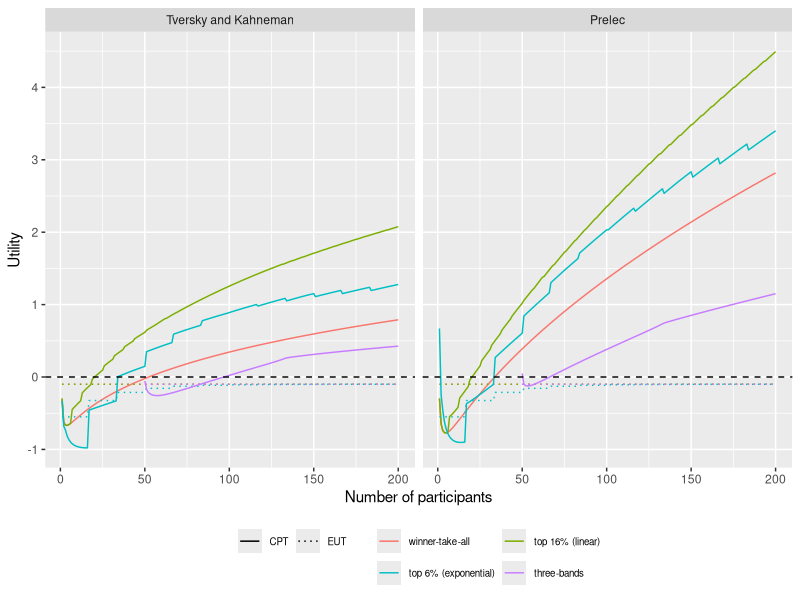
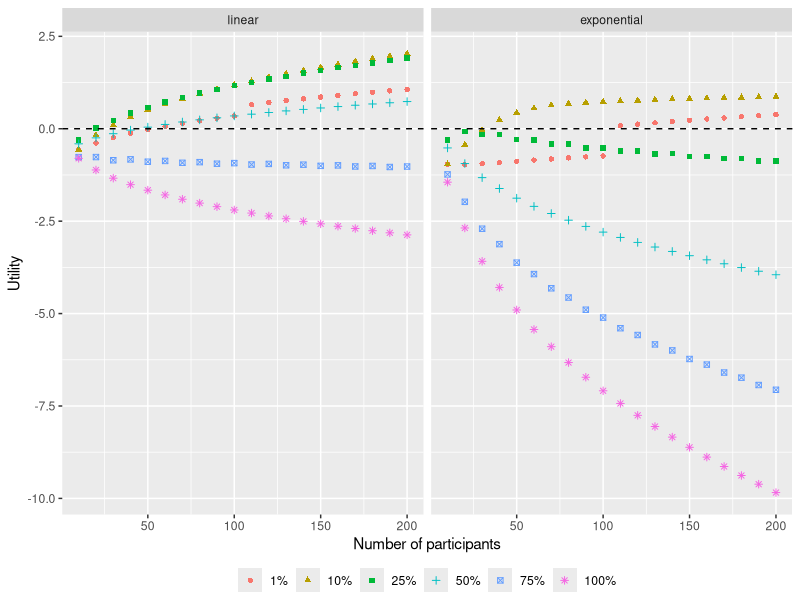
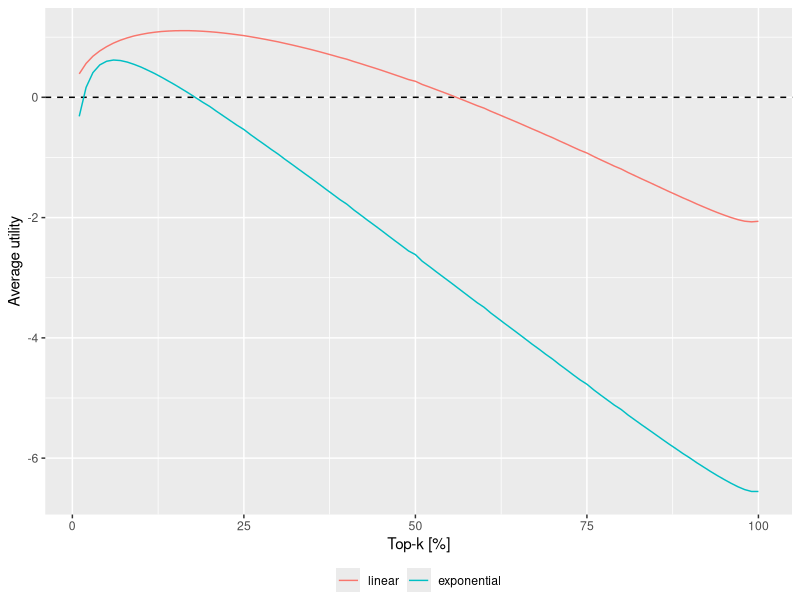
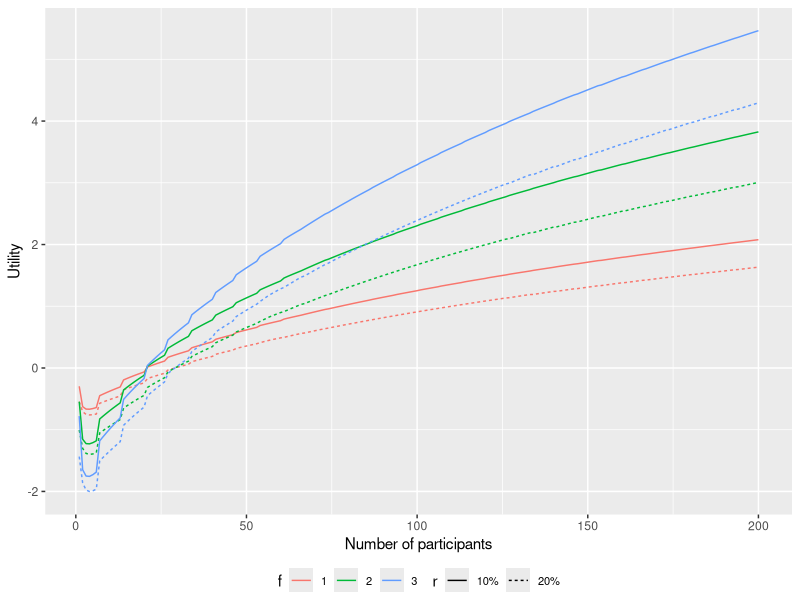
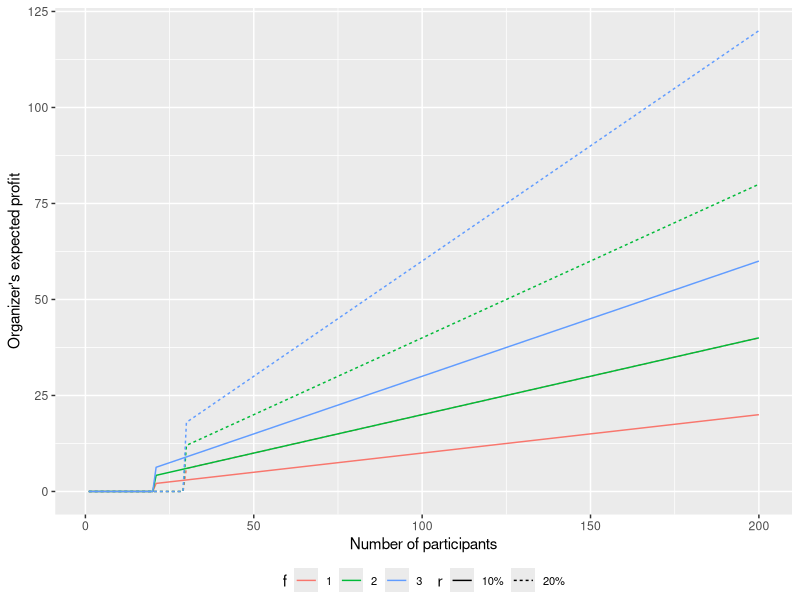

Write the R code that produced these figures, in order.
require("tidyverse")

save_dir <- "./plots/"

pi <- function(x, func = "Tversky and Kahneman") {
  if (func == "Tversky and Kahneman") {
    delta <- 0.65
    x^delta / (x^delta + (1 - x)^delta)^(1 / delta)
  } else if (func == "Prelec") {
    alpha <- 0.65
    beta <- 1
    exp(-beta * (-log(x))^alpha)
  }
}

v <- function(x, func = "Tversky and Kahneman") {
  if (func %in% c("Tversky and Kahneman", "Prelec")) {
    alpha <- 0.88
    lambda <- 2.25
    ifelse(x >= 0, x^alpha, -lambda * (-x)^alpha)
  }
}

utility_top_k <- function(theory, n, total, fee, top_k_weighting, top_k_ratio,
                          func) {
  if (top_k_ratio <= 0 || top_k_ratio > 100) {
    stop("top_k_ratio must be between 0 and 100 [%]")
  }
  k <- ceiling(n * top_k_ratio / 100)

  if (top_k_weighting == "linear") {
    denom <- k * (k + 1) / 2
    if (theory == "EUT") {
      1 / n * sum(total * (k:1) / denom - fee) + (1 - k / n) * (-fee)
    } else if (theory == "CPT") {
      pi(1 / n, func) * sum(v(total * (k:1) / denom - fee, func)) +
        pi(1 - k / n, func) * v(-fee, func)
    }
  } else if (top_k_weighting == "exponential") {
    if (theory == "EUT") {
      1 / n * sum(total * (1 / 2)^(1:k) - fee) + (1 - k / n) * (-fee)
    } else if (theory == "CPT") {
      pi(1 / n, func) * sum(v(total * (1 / 2)^(1:k) - fee), func) +
        pi(1 - k / n, func) * v(-fee, func)
    }
  }
}

calc_utility <- function(theory, mechanism, n, r, fee, func,
                         top_k_weighting, top_k_ratio) {
  total <- n * (1 - r) * fee
  if (theory == "EUT") {
    # under expected utility maximizer
    if (mechanism == "winner-take-all") {
      1 / n * (total - fee) + (1 - 1 / n) * (-fee)
    } else if (stringr::str_detect(mechanism, "^top")) {
      utility_top_k(theory, n, total, fee, top_k_weighting, top_k_ratio, func)
    } else if (mechanism == "three-bands") {
      if (n < 50) {
        NA
      } else {
        1 / n * (total / 3 - fee) +
          9 / n * (total / 3 / 9 - fee) +
          40 / n * (total / 3 / 40 - fee) +
          (1 - 50 / n) * (-fee)
      }
    }
  } else if (theory == "CPT") {
    # under cumulative prospect theory
    if (mechanism == "winner-take-all") {
      pi(1 / n, func) * v(total - fee, func) +
        pi(1 - 1 / n, func) * v(-fee, func)
    } else if (stringr::str_detect(mechanism, "^top")) {
      utility_top_k(theory, n, total, fee, top_k_weighting, top_k_ratio, func)
    } else if (mechanism == "three-bands") {
      if (n < 50) {
        NA
      } else {
        pi(1 / n, func) * v(total / 3 - fee, func) +
          pi(9 / n, func) * v(total / 3 / 9 - fee, func) +
          pi(40 / n, func) * v(total / 3 / 40 - fee, func) +
          pi(1 - 50 / n, func) * v(-fee, func)
      }
    }
  }
}
################################################################################
## utility versus number of participants (with different v and p, EUT vs CPT)  ##
################################################################################
# theory: whether participants' behavior is assumed to be EUT or CPT
# mechanism: game rule that determines how rewards are given to participants
# n: number of participants
# r: how much an organizer takes
# fee: fee paid by a participant
# func: which value and weighting functions are used
# top-k: k denotes how much participants would receive prizes in %
# top-k-weighting: how prizes are split in top-k mechanisms
parameters <- expand.grid(
  theory = factor(c("CPT", "EUT"), levels = c("CPT", "EUT")),
  mechanism = c(
    "winner-take-all",
    "top 16% (linear)",
    "top 6% (exponential)",
    "three-bands"
  ),
  n = 1:200,
  r = 0.1,
  fee = 1,
  func = c("Tversky and Kahneman", "Prelec")
) %>%
  # extract top_k_ratio for top-k
  dplyr::rowwise() %>%
  dplyr::mutate(
    top_k_ratio = ifelse(
      stringr::str_detect(mechanism, "^top"),
      stringr::str_extract(mechanism, "\\d+") %>% as.numeric(),
      NA
    ),
    top_k_weighting = ifelse(
      stringr::str_detect(mechanism, "^top"),
      stringr::str_match(mechanism, "\\((\\w+)\\)") %>% .[2],
      NA
    )
  )

tmp <- parameters %>%
  purrr::pmap(calc_utility) %>%
  unlist()
utility_participants <- bind_cols(parameters, utility = tmp)

p <- utility_participants %>%
  ggplot(aes(x = n, y = utility, color = mechanism, linetype = theory)) +
  geom_line() +
  geom_hline(yintercept = 0, linetype = "dashed") +
  xlab("Number of participants") +
  ylab("Utility") +
  scale_linetype_manual(values = c("solid", "dotted")) +
  theme(
    legend.title = element_blank(),
    legend.position = "bottom",
    legend.text = element_text(size = 7),
    legend.box = "horizontal",
    legend.background = element_blank()
  ) +
  guides(
    shape = guide_legend(nrow = 2, byrow = TRUE),
    color = guide_legend(nrow = 2, byrow = TRUE)
  ) +
  facet_wrap(. ~ func, scales = "fixed")

ggsave(
  filename = paste0(save_dir, "utility_participants.pdf"), plot = p,
  width = 4.5, height = 3.5
)

################################################################################
## utility versus number of participants (with different k) ##
################################################################################
parameters <- expand.grid(
  theory = "CPT",
  top_k_ratio = 1:100,
  top_k_weighting = c("linear", "exponential"),
  n = 1:200,
  r = 0.1,
  fee = 1,
  func = "Tversky and Kahneman"
) %>%
  dplyr::rowwise() %>%
  dplyr::mutate(
    mechanism =
      paste0("top ", top_k_ratio, "% (", top_k_weighting, ")")
  ) %>%
  dplyr::select(
    theory, mechanism, n, r, fee, func, top_k_weighting,
    top_k_ratio
  )

tmp <- parameters %>%
  purrr::pmap(calc_utility) %>%
  unlist()
utility_participants <- bind_cols(parameters, utility = tmp)

p <- utility_participants %>%
  dplyr::filter(n %in% seq(10, 200, by = 10)) %>%
  dplyr::filter(top_k_ratio %in% c(1, 10, 25, 50, 75, 100)) %>%
  dplyr::mutate(top_k_ratio = paste0(top_k_ratio, "%")) %>%
  dplyr::mutate(
    top_k_ratio =
      factor(top_k_ratio, levels = c("1%", "10%", "25%", "50%", "75%", "100%"))
  ) %>%
  ggplot(aes(
    x = n, y = utility, shape = top_k_ratio, color = top_k_ratio,
    group = top_k_weighting
  )) +
  # geom_line() +
  geom_point() +
  geom_hline(yintercept = 0, linetype = "dashed") +
  scale_x_continuous(n.breaks = 5) +
  xlab("Number of participants") +
  ylab("Utility") +
  theme(
    legend.title = element_blank(),
    legend.position = "bottom",
    # legend.text = element_text(size = 6),
    legend.margin = margin(t = 0, unit = "cm")
  ) +
  guides(
    shape = guide_legend(nrow = 1, byrow = TRUE),
    color = guide_legend(nrow = 1, byrow = TRUE)
  ) +
  facet_wrap(. ~ top_k_weighting, scales = "fixed")

ggsave(
  filename = paste0(save_dir, "utility_participants_rank_weight.pdf"), plot = p,
  width = 4.5, height = 3
)

################################################################################
## average utility versus number of participants (with different k)           ##
################################################################################
p <- utility_participants %>%
  dplyr::group_by(top_k_ratio, top_k_weighting) %>%
  dplyr::summarize(utility = mean(utility)) %>%
  ggplot(aes(x = top_k_ratio, y = utility, color = top_k_weighting)) +
  # geom_vline(xintercept = 6, linetype = "dashed", color = "gray60") +
  # geom_vline(xintercept = 16, linetype = "dashed", color = "gray60") +
  geom_hline(yintercept = 0, linetype = "dashed") +
  geom_line() +
  # geom_text(x = 6, y = 2, label = "6%", color = "gray60") +
  # geom_text(x = 16, y = 2, label = "16%", color = "gray60") +
  # ylim(-7, 2.5) +
  xlab("Top-k [%]") +
  ylab("Average utility") +
  theme(
    legend.title = element_blank(),
    legend.position = "bottom",
    legend.margin = margin(t = 0, unit = "cm")
  )

ggsave(
  filename = paste0(save_dir, "utility_participants_rank_weight_average.pdf"),
  plot = p, width = 4, height = 3
)

# which k gives us the highest average utility?
utility_participants %>%
  dplyr::group_by(top_k_ratio, top_k_weighting) %>%
  dplyr::summarize(utility = mean(utility), .groups = "drop") %>%
  dplyr::group_by(top_k_weighting) %>%
  dplyr::slice(which.max(utility))

################################################################################
parameters <- expand.grid(
  theory = "CPT",
  top_k_ratio = 15,
  top_k_weighting = "linear",
  n = 1:200,
  r = c(0.1, 0.2),
  fee = 1:3,
  func = "Tversky and Kahneman"
) %>%
  dplyr::rowwise() %>%
  dplyr::mutate(
    mechanism =
      paste0("top ", top_k_ratio, "% (", top_k_weighting, ")")
  ) %>%
  dplyr::select(
    theory, mechanism, n, r, fee, func, top_k_weighting, top_k_ratio
  )

tmp <- parameters %>%
  purrr::pmap(calc_utility) %>%
  unlist()
utility_participants <- bind_cols(parameters, utility = tmp)

p <- utility_participants %>%
  dplyr::mutate(r = paste0(r * 100, "%")) %>%
  dplyr::mutate(
    f = factor(fee, levels = 1:3),
    r = factor(r, levels = c("10%", "20%"))
  ) %>%
  ggplot(aes(
    x = n, y = utility, color = f, linetype = r
  )) +
  geom_line() +
  xlab("Number of participants") +
  ylab("Utility") +
  theme(
    # legend.title = element_blank(),
    legend.text = element_text(size = 8),
    legend.position = "bottom",
    legend.margin = margin(t = 0, unit = "cm")
  ) +
  guides(
    shape = guide_legend(nrow = 1, byrow = TRUE),
    color = guide_legend(nrow = 1, byrow = TRUE)
  )

ggsave(
  filename = paste0(save_dir, "utility_fee_r.pdf"), plot = p,
  width = 4, height = 3
)

# when a utility gets positive (by each mechanism)
utility_participants %>%
  dplyr::filter(utility > 0) %>%
  dplyr::group_by(fee, r) %>%
  dplyr::slice(which.min(utility)) %>%
  dplyr::select(r, fee, n)

################################################################################
## Organizer's profit                                                         ##
################################################################################
# We use the previous results for this
p <- utility_participants %>%
  # Organizer's profit is 0 if utility <= 0, otherwise r * n * fee
  dplyr::mutate(profit = ifelse(utility <= 0,
    0,
    r * n * fee
  )) %>%
  dplyr::mutate(r = paste0(r * 100, "%")) %>%
  dplyr::mutate(
    f = factor(fee, levels = 1:3),
    r = factor(r, levels = c("10%", "20%"))
  ) %>%
  ggplot(aes(
    x = n, y = profit, color = f, linetype = r
  )) +
  geom_line() +
  xlab("Number of participants") +
  ylab("Organizer's expected profit") +
  theme(
    # legend.title = element_blank(),
    legend.text = element_text(size = 8),
    legend.position = "bottom",
    legend.margin = margin(t = 0, unit = "cm")
  ) +
  guides(
    shape = guide_legend(nrow = 1, byrow = TRUE),
    color = guide_legend(nrow = 1, byrow = TRUE)
  )

ggsave(
  filename = paste0(save_dir, "organizer_profit.pdf"), plot = p,
  width = 4, height = 3
)
